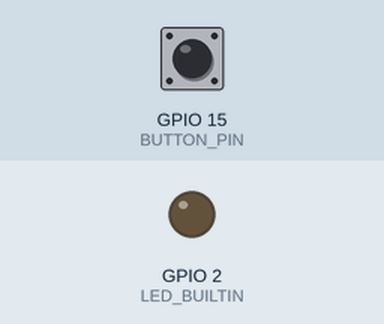
This sketch was run on a simulated ESP32. Shown: output pins drawn as LEDs (lit = HIGH). The inputs (shaded band) are chosen by the test bench; at power-on: GPIO 15 (BUTTON_PIN) HIGH. What the sketch prints to the serial monitor is not drawn.

Above: at 1.2 s.
1.3 s: GPIO 15 (BUTTON_PIN) pulled LOW for 0.15 s
At 1.37 s:
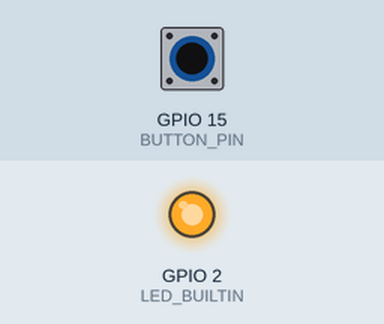
2.9 s: GPIO 15 (BUTTON_PIN) pulled LOW for 3.2 s
At 6.5 s:
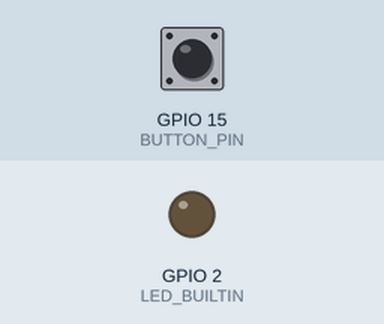
7.6 s: GPIO 15 (BUTTON_PIN) driven LOW
At 8.8 s:
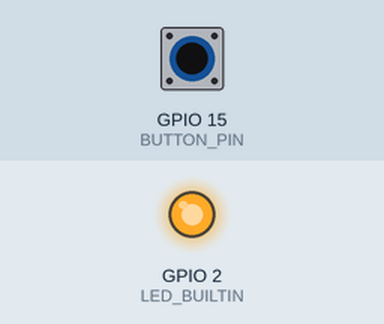
10.6 s: GPIO 15 (BUTTON_PIN) driven HIGH
At 11.1 s:
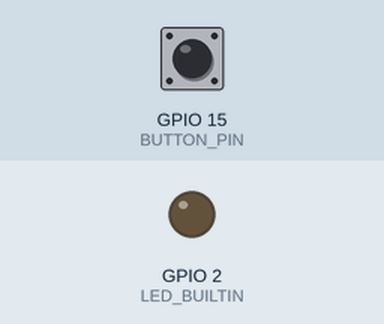
Timing chart, 0 to 13.1 s (numbered marks = the images above; inputs shaded):
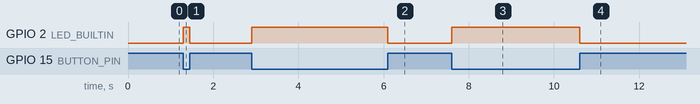

The sketch:

day02______.ino
```cpp
#define LED_BUILTIN 2
#define BUTTON_PIN 15
int status ;
int lastStatus = LOW;

void setup() {
  // put your setup code here, to run once:
  pinMode(LED_BUILTIN,OUTPUT);
  pinMode(BUTTON_PIN,INPUT_PULLUP);
  Serial.begin(115200);
}

void loop() {
  // put your main code here, to run repeatedly:
  // digitalWrite(LED_BUILTIN,HIGH);
  // delay(1000);
  // Serial.println("串口...");
  // digitalWrite(LED_BUILTIN,LOW);
  // delay(1000);
  status = digitalRead(BUTTON_PIN);
  if(status != lastStatus)
  {
    Serial.println(status);
    lastStatus = status;
    }
  //这里不能是BUTTON_PIN因为它始终是15
  if(status == LOW)
  {
    digitalWrite(LED_BUILTIN,HIGH);
    Serial.print("BUTTON_PIN=");
    Serial.println(BUTTON_PIN);
  }
  else
  {
    digitalWrite(LED_BUILTIN,LOW);
    // Serial.print("BUTTON_PIN=");
    // Serial.println(BUTTON_PIN);
  }
}
```

Measured:
- after the input at 1.3 s, GPIO 2 (LED_BUILTIN): LOW → HIGH at once, → LOW 0.15 s later
- after the input at 2.9 s, GPIO 2 (LED_BUILTIN): LOW → HIGH at once, → LOW 3.2 s later
- after the input at 7.6 s, GPIO 2 (LED_BUILTIN): LOW → HIGH at once
- after the input at 10.6 s, GPIO 2 (LED_BUILTIN): HIGH → LOW at once
